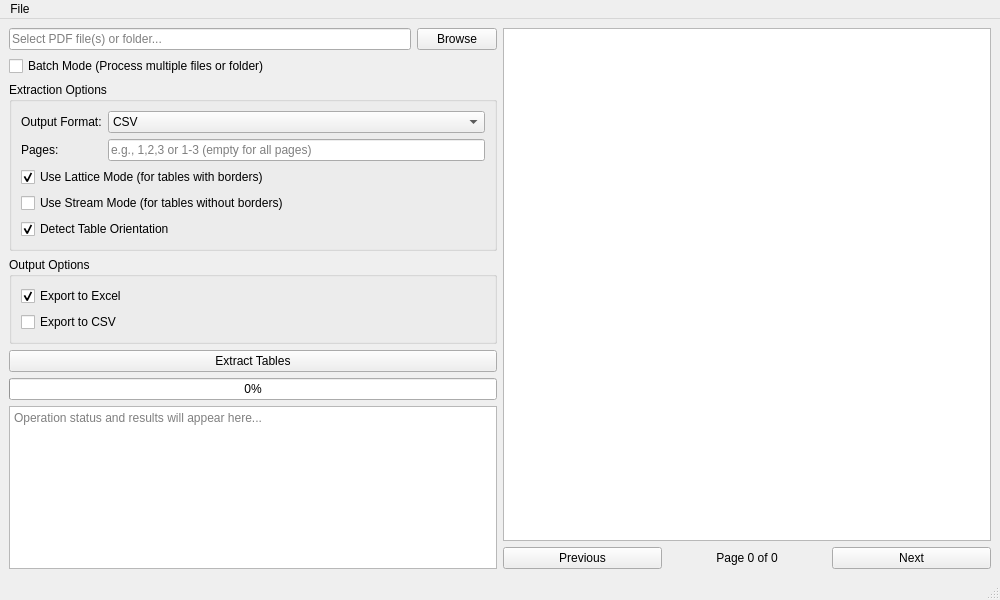
<?xml version='1.0' encoding='utf-8'?>
<ui version="4.0">
 <class>MainWindow</class>
 <widget class="QMainWindow" name="MainWindow">
  <property name="geometry">
   <rect>
    <x>0</x>
    <y>0</y>
    <width>1000</width>
    <height>600</height>
   </rect>
  </property>
  <property name="windowTitle">
   <string>PDF Table Extractor</string>
  </property>
  <widget class="QWidget" name="centralwidget">
   <layout class="QHBoxLayout" name="horizontalLayout_3">
    <item>
     <layout class="QVBoxLayout" name="leftLayout">
      <item>
       <layout class="QHBoxLayout" name="horizontalLayout">
        <item>
         <widget class="QLineEdit" name="inputFileEdit">
          <property name="placeholderText">
           <string>Select PDF file(s) or folder...</string>
          </property>
          <property name="readOnly">
           <bool>true</bool>
          </property>
          <property name="rfuLocale_setPlaceholderText" stdset="0">
           <string notr="true">Legacy.s2e86ed1a9aa2a773</string>
          </property>
         </widget>
        </item>
        <item>
         <widget class="QPushButton" name="browseButton">
          <property name="text">
           <string>Browse</string>
          </property>
          <property name="rfuLocale_setText" stdset="0">
           <string notr="true">Legacy.s3227aa9666253f7a</string>
          </property>
         </widget>
        </item>
       </layout>
      </item>
      <item>
       <widget class="QCheckBox" name="batchModeCheckbox">
        <property name="text">
         <string>Batch Mode (Process multiple files or folder)</string>
        </property>
        <property name="rfuLocale_setText" stdset="0">
         <string notr="true">Legacy.s86e5aa6c133a6e6f</string>
        </property>
       </widget>
      </item>
      <item>
       <widget class="QGroupBox" name="extractOptionsGroup">
        <property name="title">
         <string>Extraction Options</string>
        </property>
        <layout class="QVBoxLayout" name="verticalLayout">
         <item>
          <layout class="QFormLayout" name="formLayout">
           <item row="0" column="0">
            <widget class="QLabel" name="outputFormatLabel">
             <property name="text">
              <string>Output Format:</string>
             </property>
             <property name="rfuLocale_setText" stdset="0">
              <string notr="true">Legacy.s59293fa6840c103d</string>
             </property>
            </widget>
           </item>
           <item row="0" column="1">
            <widget class="QComboBox" name="outputFormatCombo">
             <item>
              <property name="text">
               <string>CSV</string>
              </property>
             </item>
             <item>
              <property name="text">
               <string>Excel</string>
              </property>
             </item>
             <item>
              <property name="text">
               <string>HTML</string>
              </property>
             </item>
             <item>
              <property name="text">
               <string>JSON</string>
              </property>
             </item>
            </widget>
           </item>
           <item row="1" column="0">
            <widget class="QLabel" name="pagesLabel">
             <property name="text">
              <string>Pages:</string>
             </property>
             <property name="rfuLocale_setText" stdset="0">
              <string notr="true">Legacy.s0f36bbc96bf26dbb</string>
             </property>
            </widget>
           </item>
           <item row="1" column="1">
            <widget class="QLineEdit" name="pagesEdit">
             <property name="placeholderText">
              <string>e.g., 1,2,3 or 1-3 (empty for all pages)</string>
             </property>
             <property name="rfuLocale_setPlaceholderText" stdset="0">
              <string notr="true">Legacy.s72345efd824685bc</string>
             </property>
            </widget>
           </item>
          </layout>
         </item>
         <item>
          <widget class="QCheckBox" name="latticeCheck">
           <property name="text">
            <string>Use Lattice Mode (for tables with borders)</string>
           </property>
           <property name="checked">
            <bool>true</bool>
           </property>
           <property name="rfuLocale_setText" stdset="0">
            <string notr="true">Legacy.sda050c486ccfe1be</string>
           </property>
          </widget>
         </item>
         <item>
          <widget class="QCheckBox" name="streamCheck">
           <property name="text">
            <string>Use Stream Mode (for tables without borders)</string>
           </property>
           <property name="rfuLocale_setText" stdset="0">
            <string notr="true">Legacy.s6e7060ca87cb60b7</string>
           </property>
          </widget>
         </item>
         <item>
          <widget class="QCheckBox" name="detectOrientationCheck">
           <property name="text">
            <string>Detect Table Orientation</string>
           </property>
           <property name="checked">
            <bool>true</bool>
           </property>
           <property name="rfuLocale_setText" stdset="0">
            <string notr="true">Legacy.s1060fda1f911583b</string>
           </property>
          </widget>
         </item>
        </layout>
        <property name="rfuLocale_setTitle" stdset="0">
         <string notr="true">Legacy.s58426c87d69b9dc1</string>
        </property>
       </widget>
      </item>
      <item>
       <widget class="QGroupBox" name="outputOptionsGroup">
        <property name="title">
         <string>Output Options</string>
        </property>
        <layout class="QVBoxLayout" name="verticalLayout_2">
         <item>
          <widget class="QCheckBox" name="excelCheck">
           <property name="text">
            <string>Export to Excel</string>
           </property>
           <property name="checked">
            <bool>true</bool>
           </property>
           <property name="rfuLocale_setText" stdset="0">
            <string notr="true">Legacy.s8b4b9f7cd9a3ba50</string>
           </property>
          </widget>
         </item>
         <item>
          <widget class="QCheckBox" name="csvCheck">
           <property name="text">
            <string>Export to CSV</string>
           </property>
           <property name="rfuLocale_setText" stdset="0">
            <string notr="true">Legacy.s73194761249a0ab4</string>
           </property>
          </widget>
         </item>
        </layout>
        <property name="rfuLocale_setTitle" stdset="0">
         <string notr="true">Legacy.s1ebb81dc4fe6564e</string>
        </property>
       </widget>
      </item>
      <item>
       <widget class="QPushButton" name="extractButton">
        <property name="text">
         <string>Extract Tables</string>
        </property>
        <property name="rfuLocale_setText" stdset="0">
         <string notr="true">Legacy.se28f43c9fd4036b1</string>
        </property>
       </widget>
      </item>
      <item>
       <widget class="QProgressBar" name="progressBar">
        <property name="value">
         <number>0</number>
        </property>
       </widget>
      </item>
      <item>
       <widget class="QTextEdit" name="outputText">
        <property name="readOnly">
         <bool>true</bool>
        </property>
        <property name="placeholderText">
         <string>Operation status and results will appear here...</string>
        </property>
        <property name="rfuLocale_setPlaceholderText" stdset="0">
         <string notr="true">Legacy.s3a170a5c58931df1</string>
        </property>
       </widget>
      </item>
     </layout>
    </item>
    <item>
     <layout class="QVBoxLayout" name="rightLayout">
      <item>
       <widget class="QGraphicsView" name="previewView">
        <property name="sizePolicy">
         <sizepolicy hsizetype="Expanding" vsizetype="Expanding">
          <horstretch>1</horstretch>
          <verstretch>0</verstretch>
         </sizepolicy>
        </property>
       </widget>
      </item>
      <item>
       <layout class="QHBoxLayout" name="navigationLayout">
        <item>
         <widget class="QPushButton" name="prevButton">
          <property name="text">
           <string>Previous</string>
          </property>
          <property name="rfuLocale_setText" stdset="0">
           <string notr="true">Legacy.sa57b08a480b822a0</string>
          </property>
         </widget>
        </item>
        <item>
         <widget class="QLabel" name="pageLabel">
          <property name="text">
           <string>Page 0 of 0</string>
          </property>
          <property name="alignment">
           <set>Qt::AlignCenter</set>
          </property>
          <property name="rfuLocale_setText" stdset="0">
           <string notr="true">Legacy.s3471f557170a112d</string>
          </property>
         </widget>
        </item>
        <item>
         <widget class="QPushButton" name="nextButton">
          <property name="text">
           <string>Next</string>
          </property>
          <property name="rfuLocale_setText" stdset="0">
           <string notr="true">Legacy.s1ff57a29d7c9d11b</string>
          </property>
         </widget>
        </item>
       </layout>
      </item>
     </layout>
    </item>
   </layout>
  </widget>
  <widget class="QMenuBar" name="menubar">
   <property name="geometry">
    <rect>
     <x>0</x>
     <y>0</y>
     <width>1000</width>
     <height>27</height>
    </rect>
   </property>
   <widget class="QMenu" name="menuFile">
    <property name="title">
     <string>File</string>
    </property>
    <addaction name="actionExit" />
    <property name="rfuLocale_setTitle" stdset="0">
     <string notr="true">Legacy.s50009ce1da4d15e1</string>
    </property>
   </widget>
   <addaction name="menuFile" />
  </widget>
  <widget class="QStatusBar" name="statusbar" />
  <action name="actionExit">
   <property name="text">
    <string>Exit</string>
   </property>
   <property name="shortcut">
    <string>Ctrl+Q</string>
   </property>
   <property name="rfuLocale_setText" stdset="0">
    <string notr="true">Legacy.sd17d84a604994b72</string>
   </property>
  </action>
  <property name="rfuLocale_setWindowTitle" stdset="0">
   <string notr="true">Legacy.s3498ebcf421d3f70</string>
  </property>
 </widget>
 <resources />
 <connections>
  <connection>
   <sender>actionExit</sender>
   <signal>triggered()</signal>
   <receiver>MainWindow</receiver>
   <slot>close()</slot>
   <hints>
    <hint type="sourcelabel">
     <x>-1</x>
     <y>-1</y>
    </hint>
    <hint type="destinationlabel">
     <x>399</x>
     <y>299</y>
    </hint>
   </hints>
  </connection>
 </connections>
</ui>
